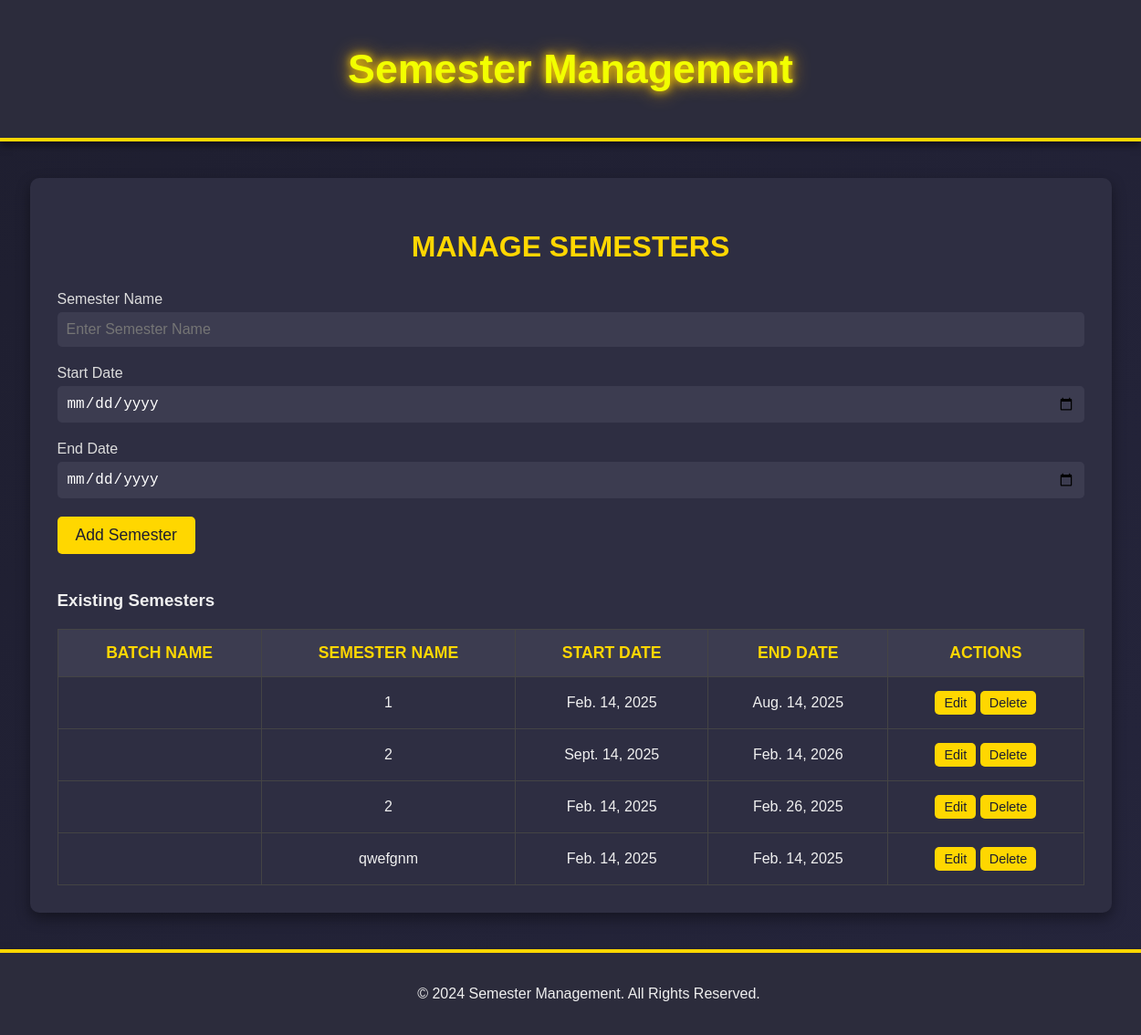
The page /manage_semesters/ on the database its author committed.
### SynChronisApp/models.py (models this page shows)
class SemesterTable(models.Model):
    Semester = models.CharField(max_length=50, null=True, blank=True)
    StartDate = models.DateField(null=True, blank=True)
    EndDate = models.DateField(null=True, blank=True)
    course = models.ForeignKey(CourseTable, on_delete=models.CASCADE, null=True, blank=True)

### SynChronisApp/views.py (the view)
# urls.py: path('manage_semesters/', ManageSemestersView.as_view(), name='manage_semesters'),
class ManageSemestersView(View):
    def get(self, request):
        semesters = SemesterTable.objects.all()
        return render(request, 'managesemester.html', { 'semesters': semesters})

### templates/managesemester.html (shortened to what this page needs)
{% load static%}
<html lang="en">
<head>
    <link rel="stylesheet" href="{% static 'css/semesterpage.css' %}">
</head>
<body>
    <div class="content-wrapper">
        <header class="header">
            <h1 class="gold-text">Semester Management</h1>
        </header>
        <div class="container">
            <h2>Manage Semesters</h2>
            <form id="semesterForm">
                <label for="semester">Semester Name</label>
                <input type="text" id="semester" name="Semester" placeholder="Enter Semester Name" required>
                <label for="startDate">Start Date</label>
                <input type="date" id="startDate" name="StartDate" required>
                <label for="endDate">End Date</label>
                <input type="date" id="endDate" name="EndDate" required>
                <button type="submit">Add Semester</button>
            </form>
            <h3>Existing Semesters</h3>
            <table>
                <thead>
                    <tr>
                        <th>Batch Name</th>
                        <th>Semester Name</th>
                        <th>Start Date</th>
                        <th>End Date</th>
                        <th>Actions</th>
                    </tr>
                </thead>
                <tbody id="semesterTableBody">
                    {% for semester in semesters %}
                    <tr data-semester-id="{{ semester.id }}">
                        <td class="batch-name">{{ semester.BatchName.BatchName }}</td>
                        <td class="semester-name">{{ semester.Semester }}</td>
                        <td class="start-date">{{ semester.StartDate }}</td>
                        <td class="end-date">{{ semester.EndDate }}</td>
                        <td>
                            <button class="btn-edit">Edit</button>
                            <button class="btn-delete">Delete</button>
                        </td>
                    </tr>
                    {% endfor %}
                </tbody>
            </table>
        </div>
        <footer>
            <p>&copy; 2024 Semester Management. All Rights Reserved.</p>
        </footer>
    </div>
</body>
</html>

### static/css/semesterpage.css (style rules this page uses)
body { font-family: 'Poppins', sans-serif; margin: 0; padding: 0; background: linear-gradient(to bottom right, #1e1e2f, #25253c); color: #f0f0f0; overflow-x: hidden; height: auto; }
html, body { height: auto; }
.header { background: #2c2c3c; padding: 20px 40px; text-align: center; border-bottom: 4px solid #ffd700; box-shadow: 0 4px 8px rgba(0, 0, 0, 0.5); }
.header .gold-text { font-size: 2.8rem; color: #f2ff00; text-shadow: 0 0 10px #ffd700, 0 0 20px #ffae00; animation: glow 2s infinite; }
.container { background: #2e2e42; padding: 30px; margin: 40px auto; border-radius: 10px; width: 90%; max-width: 1200px; box-shadow: 0 6px 15px rgba(0, 0, 0, 0.4); min-height: calc(100vh - 120px); overflow-y: auto; }
.container h2 { text-align: center; margin-bottom: 30px; font-size: 2rem; text-transform: uppercase; color: #ffd700; }
form { margin-bottom: 40px; }
form label { font-size: 1rem; color: #ddd; margin-bottom: 5px; display: block; }
form input, form select { width: 100%; padding: 10px; margin-bottom: 20px; font-size: 1rem; border: none; border-radius: 5px; background: #3c3c50; color: #fff; transition: all 0.3s ease; }
form button { background: #ffd700; color: #1e1e2f; border: none; padding: 10px 20px; font-size: 1.1rem; border-radius: 5px; cursor: pointer; transition: all 0.3s ease; }
table { width: 100%; border-collapse: collapse; margin-top: 20px; }
table thead { background: #3c3c50; color: #ffd700; font-size: 1.1rem; text-transform: uppercase; }
table th, table td { padding: 15px; text-align: center; border: 1px solid #444; }
table tbody tr { transition: background 0.3s ease; }
table .btn-edit, table .btn-delete { background: #ffd700; color: #1e1e2f; border: none; padding: 5px 10px; font-size: 0.9rem; border-radius: 5px; cursor: pointer; transition: all 0.3s ease; }
footer { background: #2c2c3c; color: #f0f0f0; text-align: center; padding: 20px; border-top: 4px solid #ffd700; box-shadow: 0 4px 8px rgba(0, 0, 0, 0.5); position: relative; bottom: 0; width: 100%; }

### rows shown on the page
SemesterTable: Semester "1", StartDate "Feb. 14, 2025", EndDate "Aug. 14, 2025"
SemesterTable: Semester "2", StartDate "Sept. 14, 2025", EndDate "Feb. 14, 2026"
SemesterTable: Semester "2", StartDate "Feb. 14, 2025", EndDate "Feb. 26, 2025"
SemesterTable: Semester "qwefgnm", StartDate "Feb. 14, 2025", EndDate "Feb. 14, 2025"
